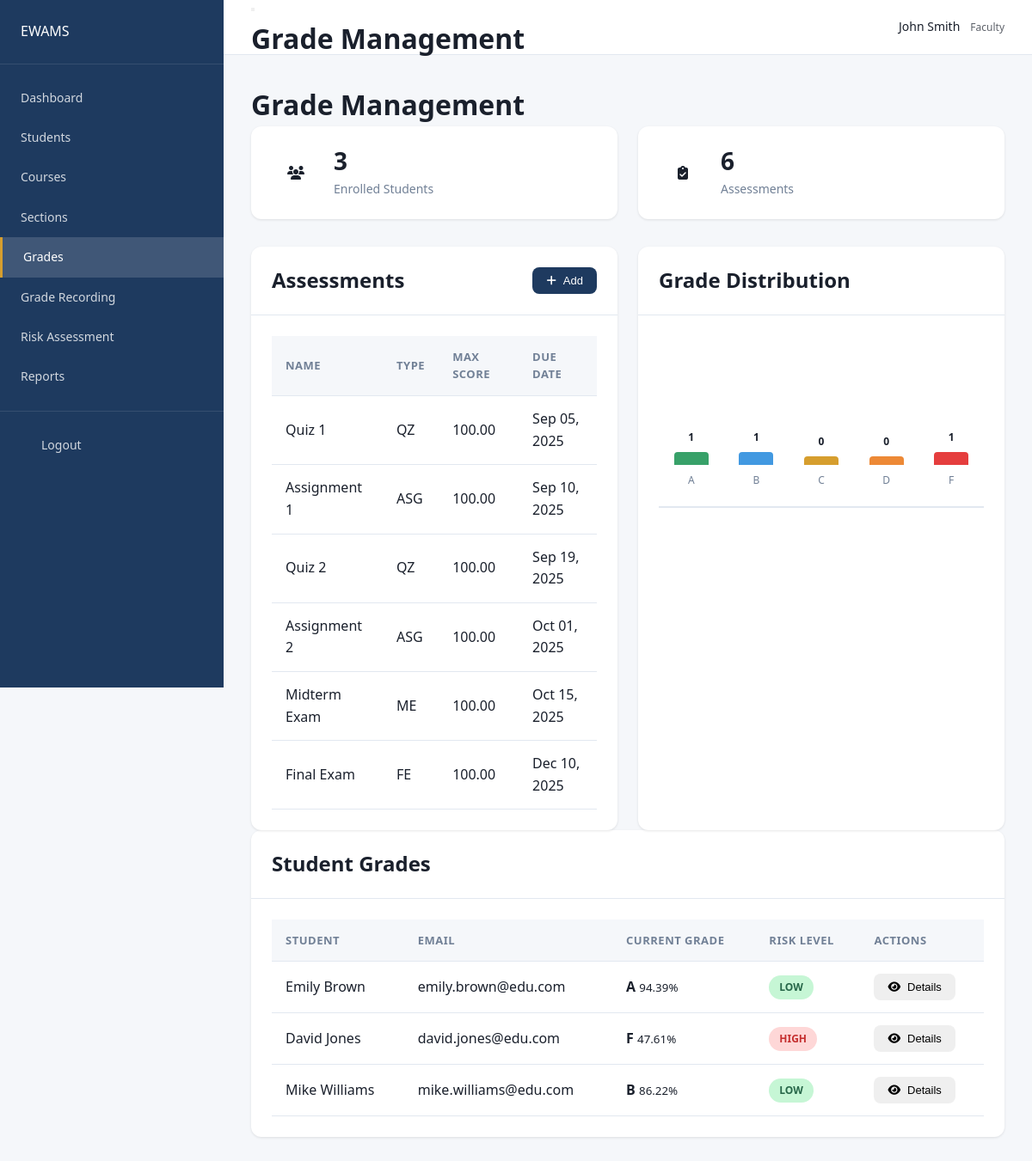
/grades?section_id=1 (signed in), run on the app's committed database.
### tables this page shows
CREATE TABLE `assessments` (
  `id` int NOT NULL AUTO_INCREMENT,
  `section_id` int NOT NULL,
  `assessment_type_id` int NOT NULL,
  `name` varchar(255) NOT NULL,
  `max_score` decimal(10,2) DEFAULT '100.00',
  `due_date` datetime DEFAULT NULL,
  `created_at` timestamp DEFAULT CURRENT_TIMESTAMP,
  PRIMARY KEY (`id`),
  KEY `section_id` (`section_id`),
  KEY `assessment_type_id` (`assessment_type_id`)
);

CREATE TABLE `assessment_types` (
  `id` int NOT NULL AUTO_INCREMENT,
  `name` varchar(100) NOT NULL,
  `abbreviation` varchar(20) DEFAULT NULL,
  `weight` decimal(5,2) DEFAULT '0.00',
  `created_at` timestamp DEFAULT CURRENT_TIMESTAMP,
  PRIMARY KEY (`id`)
);

CREATE TABLE `enrollments` (
  `id` int NOT NULL AUTO_INCREMENT,
  `student_id` int NOT NULL,
  `section_id` int NOT NULL,
  `enrollment_date` date NOT NULL,
  `status` enum('active','withdrawn','completed') DEFAULT 'active',
  `created_at` timestamp DEFAULT CURRENT_TIMESTAMP,
  PRIMARY KEY (`id`),
  UNIQUE KEY `unique_enrollment` (`student_id`, `section_id`),
  KEY `student_id` (`student_id`),
  KEY `section_id` (`section_id`)
);

CREATE TABLE `users` (
  `id` int NOT NULL AUTO_INCREMENT,
  `username` varchar(50) DEFAULT NULL,
  `email` varchar(255) NOT NULL,
  `password_hash` varchar(255) NOT NULL,
  `first_name` varchar(100) NOT NULL,
  `last_name` varchar(100) NOT NULL,
  `role` enum('administrator','faculty','advisor','student') NOT NULL,
  `phone` varchar(20) DEFAULT NULL,
  `avatar` varchar(255) DEFAULT NULL,
  `student_id` varchar(50) DEFAULT NULL,
  `program_id` int DEFAULT NULL,
  `is_active` tinyint(1) DEFAULT '1',
  `last_login` datetime DEFAULT NULL,
  `created_at` timestamp DEFAULT CURRENT_TIMESTAMP,
  `updated_at` timestamp DEFAULT CURRENT_TIMESTAMP ON UPDATE CURRENT_TIMESTAMP,
  PRIMARY KEY (`id`),
  UNIQUE KEY `email` (`email`),
  UNIQUE KEY `username` (`username`),
  KEY `role` (`role`),
  KEY `program_id` (`program_id`)
);

CREATE TABLE `risk_assessments` (
  `id` int NOT NULL AUTO_INCREMENT,
  `student_id` int NOT NULL,
  `term_id` int DEFAULT NULL,
  `risk_score` decimal(5,2) DEFAULT '0.00',
  `risk_level` enum('low','moderate','high') DEFAULT 'low',
  `attendance_score` decimal(5,2) DEFAULT '100.00',
  `grade_score` decimal(5,2) DEFAULT '100.00',
  `submission_score` decimal(5,2) DEFAULT '100.00',
  `late_score` decimal(5,2) DEFAULT '100.00',
  `calculated_at` timestamp DEFAULT CURRENT_TIMESTAMP,
  PRIMARY KEY (`id`),
  KEY `student_id` (`student_id`),
  KEY `term_id` (`term_id`)
);

### models/Grade.php (called while the page is built, shortened)
<?php
class Grade {
    private $db;
    public function __construct() {
        $this->db = getDB();
    }
    public function getAssessments($sectionId) {
        $stmt = $this->db->prepare("
            SELECT a.*, at.name as type_name, at.abbreviation, at.weight as type_weight
            FROM assessments a
            JOIN assessment_types at ON a.assessment_type_id = at.id
            WHERE a.section_id = ?
            ORDER BY a.due_date, a.name
        ");
        $stmt->execute([$sectionId]);
        return $stmt->fetchAll();
    }
    public function getGrades($studentId, $sectionId) {
        $stmt = $this->db->prepare("
            SELECT g.*, a.name as assessment_name, a.max_score, at.name as type_name, at.weight as type_weight
            FROM grades g
            JOIN assessments a ON g.assessment_id = a.id
            JOIN assessment_types at ON a.assessment_type_id = at.id
            JOIN enrollments e ON g.enrollment_id = e.id
            WHERE e.student_id = ? AND a.section_id = ?
            ORDER BY a.due_date, a.name
        ");
        $stmt->execute([$studentId, $sectionId]);
        return $stmt->fetchAll();
    }
    public function getStudentGrade($studentId, $sectionId) {
        $stmt = $this->db->prepare("
            SELECT id FROM enrollments
            WHERE student_id = ? AND section_id = ? AND status = 'active'
            LIMIT 1
        ");
        $stmt->execute([$studentId, $sectionId]);
        $enrollment = $stmt->fetch();
        $grades = $this->getGrades($studentId, $sectionId);
        $weightedSum = 0;
        $totalWeight = 0;
        foreach ($grades as $grade) {
            if ($grade['score'] !== null) {
                $percentage = ($grade['score'] / $grade['max_score']) * 100;
                $weight = $grade['type_weight'] ?? 1;
                $weightedSum += $percentage * $weight;
                $totalWeight += $weight;
            }
        }
        $total = $totalWeight > 0 ? round($weightedSum / $totalWeight, 2) : 0;
        return [
            'total' => $total,
            'letter' => $this->getLetterGrade($total),
            'items' => $grades
        ];
    }
    private function getLetterGrade($percentage) {
        if ($percentage >= 90) return 'A';
        if ($percentage >= 80) return 'B';
        return 'F';
    }
    public function getSectionGrades($sectionId) {
        $stmt = $this->db->prepare("
            SELECT u.id, u.first_name, u.last_name, u.email,
                   e.id as enrollment_id
            FROM enrollments e
            JOIN users u ON e.student_id = u.id
            WHERE e.section_id = ? AND e.status = 'active'
            ORDER BY u.last_name, u.first_name
        ");
        $stmt->execute([$sectionId]);
        return $stmt->fetchAll();
    }
    public function getGradeDistribution($sectionId) {
        $students = $this->getSectionGrades($sectionId);
        $distribution = ['A' => 0, 'B' => 0, 'C' => 0, 'D' => 0, 'F' => 0, 'N/A' => 0];
        foreach ($students as $student) {
            $grade = $this->getStudentGrade($student['id'], $sectionId);
            $distribution[$grade['letter']]++;
        }
        return $distribution;
    }
}

### config/config.php (called while the page is built, shortened)
<?php
function getDB() {
    static $pdo = null;
    if ($pdo === null) {
        try {
            $pdo = new PDO(
                "mysql:host=" . DB_HOST . ";dbname=" . DB_NAME . ";charset=utf8mb4",
                DB_USER,
                DB_PASS,
                [PDO::ATTR_ERRMODE => PDO::ERRMODE_EXCEPTION, PDO::ATTR_DEFAULT_FETCH_MODE => PDO::FETCH_ASSOC]
            );
        } catch (PDOException $e) {
            die("Database connection failed: " . $e->getMessage());
        }
    }
    return $pdo;
}

### controllers/GradeController.php (called while the page is built, shortened)
<?php
require_once __DIR__ . '/../config/config.php';
require_once __DIR__ . '/../models/Grade.php';
require_once __DIR__ . '/../models/Section.php';
$gradeModel = new Grade();
$sectionModel = new Section();
if (isset($_GET['section_id'])) {
    $sectionId = (int)$_GET['section_id'];
    $assessments = $gradeModel->getAssessments($sectionId);
    $students = $sectionModel->getEnrolledStudents($sectionId);
    $studentGrades = [];
    foreach ($students as $student) {
        $studentGrades[$student['id']] = $gradeModel->getStudentGrade($student['id'], $sectionId);
    }
    $gradeDistribution = $gradeModel->getGradeDistribution($sectionId);
}

### models/Section.php (called while the page is built, shortened)
<?php
class Section {
    private $db;
    public function __construct() {
        $this->db = getDB();
    }
    public function getEnrolledStudents($sectionId) {
        $stmt = $this->db->prepare("
            SELECT u.*, e.enrollment_date, e.status as enrollment_status,
                   ra.risk_score, ra.risk_level
            FROM enrollments e
            JOIN users u ON e.student_id = u.id
            LEFT JOIN risk_assessments ra ON u.id = ra.student_id
            WHERE e.section_id = ? AND e.status = 'active'
            ORDER BY u.last_name, u.first_name
        ");
        $stmt->execute([$sectionId]);
        return $stmt->fetchAll();
    }
}

### views/grades/index.php (the view, shortened to what this page needs)
<div class="page-content">
    <div class="page-header">
        <h1>Grade Management</h1>
    </div>
    <div class="stats-grid">
        <div class="stat-card">
            <div class="stat-icon blue">
                <i class="fas fa-users"></i>
            </div>
            <div class="stat-content">
                <h3><?php echo count($students); ?></h3>
                <p>Enrolled Students</p>
            </div>
        </div>
        <div class="stat-card">
            <div class="stat-icon green">
                <i class="fas fa-clipboard-check"></i>
            </div>
            <div class="stat-content">
                <h3><?php echo count($assessments); ?></h3>
                <p>Assessments</p>
            </div>
        </div>
    </div>
    <div class="grid-2">
        <div class="card">
            <div class="card-header">
                <h2>Assessments</h2>
                <button class="btn btn-primary btn-sm" onclick="openModal('createAssessmentModal')">
                    <i class="fas fa-plus"></i> Add
                </button>
            </div>
            <div class="card-body">
                <?php if (!empty($assessments)): ?>
                <table class="data-table">
                    <thead>
                        <tr>
                            <th>Name</th>
                            <th>Type</th>
                            <th>Max Score</th>
                            <th>Due Date</th>
                        </tr>
                    </thead>
                    <tbody>
                        <?php foreach ($assessments as $assessment): ?>
                        <tr>
                            <td><?php echo $assessment['name']; ?></td>
                            <td><?php echo $assessment['abbreviation']; ?></td>
                            <td><?php echo $assessment['max_score']; ?></td>
                            <td><?php echo $assessment['due_date'] ? date('M d, Y', strtotime($assessment['due_date'])) : 'N/A'; ?></td>
                        </tr>
                        <?php endforeach; ?>
                    </tbody>
                </table>
                <?php endif; ?>
            </div>
        </div>
        <div class="card">
            <div class="card-header">
                <h2>Grade Distribution</h2>
            </div>
            <div class="card-body">
                <div class="grade-distribution">
                    <?php foreach ($gradeDistribution as $letter => $count): ?>
                    <?php if ($count > 0 || $letter !== 'N/A'): ?>
                    <div class="grade-bar">
                        <div class="grade-bar-count"><?php echo $count; ?></div>
                        <div class="grade-bar-fill" style="height: <?php echo max(10, $count * 15); ?>px; background: <?php
                            echo $letter === 'A' ? '#38a169' : ($letter === 'B' ? '#4299e1' : ($letter === 'C' ? '#d69e2e' : ($letter === 'D' ? '#ed8936' : '#e53e3e')));
                        ?>;"></div>
                        <div class="grade-bar-label"><?php echo $letter; ?></div>
                    </div>
                    <?php endif; ?>
                    <?php endforeach; ?>
                </div>
            </div>
        </div>
    </div>
    <div class="card">
        <div class="card-header">
            <h2>Student Grades</h2>
        </div>
        <div class="card-body">
            <table class="data-table">
                <thead>
                    <tr>
                        <th>Student</th>
                        <th>Email</th>
                        <th>Current Grade</th>
                        <th>Risk Level</th>
                        <th>Actions</th>
                    </tr>
                </thead>
                <tbody>
                    <?php foreach ($students as $student):
                        $grade = $gradeModel->getStudentGrade($student['id'], $sectionId);
                    ?>
                    <tr>
                        <td><?php echo $student['first_name'] . ' ' . $student['last_name']; ?></td>
                        <td><?php echo $student['email']; ?></td>
                        <td>
                            <strong><?php echo $grade['letter']; ?></strong>
                            <small><?php echo $grade['total']; ?>%</small>
                        </td>
                        <td>
                            <?php if (isset($student['risk_level'])): ?>
                            <span class="risk-badge <?php echo $student['risk_level']; ?>">
                                <?php echo ucfirst($student['risk_level']); ?>
                            </span>
                            <?php else: ?>
                            <span class="risk-badge low">Low</span>
                            <?php endif; ?>
                        </td>
                        <td>
                            <button class="btn btn-sm btn-outline" onclick="viewStudentGrades(<?php echo $student['id']; ?>)">
                                <i class="fas fa-eye"></i> Details
                            </button>
                        </td>
                    </tr>
                    <?php endforeach; ?>
                </tbody>
            </table>
        </div>
    </div>
</div>

### public/css/styles.css (style rules this page uses)
:root { --primary: #1e3a5f; --primary-light: #2c5282; --secondary: #4a5568; --accent: #d69e2e; --success: #38a169; --warning: #d69e2e; --danger: #e53e3e; --bg: #f5f7fa; --card-bg: #ffffff; --text: #1a202c; --text-secondary: #718096; --border: #e2e8f0; --sidebar-width: 260px; --header-height: 64px; }
* { margin: 0; padding: 0; box-sizing: border-box; }
body { font-family: 'Segoe UI', Tahoma, Geneva, Verdana, sans-serif; background: var(--bg); color: var(--text); line-height: 1.6; }
.btn { display: inline-flex; align-items: center; justify-content: center; gap: 8px; padding: 12px 24px; border: none; border-radius: 8px; font-size: 15px; font-weight: 500; cursor: pointer; transition: all 0.2s; }
.btn-primary { background: var(--primary); color: white; }
.btn-sm { padding: 8px 16px; font-size: 13px; }
.page-content { padding: 32px; }
.card { background: var(--card-bg); border-radius: 12px; box-shadow: 0 1px 3px rgba(0, 0, 0, 0.1); overflow: hidden; }
.card-header { padding: 20px 24px; border-bottom: 1px solid var(--border); display: flex; align-items: center; justify-content: space-between; }
.card-body { padding: 24px; }
.stats-grid { display: grid; grid-template-columns: repeat(auto-fit, minmax(240px, 1fr)); gap: 24px; margin-bottom: 32px; }
.stat-card { background: var(--card-bg); border-radius: 12px; padding: 24px; box-shadow: 0 1px 3px rgba(0, 0, 0, 0.1); display: flex; align-items: center; gap: 16px; }
.stat-icon { width: 56px; height: 56px; border-radius: 12px; display: flex; align-items: center; justify-content: center; }
.stat-content h3 { font-size: 28px; font-weight: 700; line-height: 1.2; }
.stat-content p { font-size: 14px; color: var(--text-secondary); margin-top: 4px; }
.risk-badge { display: inline-flex; align-items: center; gap: 6px; padding: 6px 12px; border-radius: 20px; font-size: 13px; font-weight: 500; }
.risk-badge.low { background: rgba(56, 161, 105, 0.15); color: var(--success); }
.risk-badge.high { background: rgba(229, 62, 62, 0.15); color: var(--danger); }
.data-table { width: 100%; border-collapse: collapse; }
.data-table th, .data-table td { padding: 14px 16px; text-align: left; border-bottom: 1px solid var(--border); }
.data-table th { background: var(--bg); font-weight: 600; font-size: 13px; text-transform: uppercase; letter-spacing: 0.5px; color: var(--text-secondary); }
.grid-2 { display: grid; grid-template-columns: repeat(2, 1fr); gap: 24px; }
.grade-distribution { display: flex; align-items: flex-end; justify-content: space-around; height: 200px; padding: 20px 0; border-bottom: 2px solid var(--border); }
.grade-bar { display: flex; flex-direction: column; align-items: center; gap: 8px; }
.grade-bar-fill { width: 40px; background: var(--primary); border-radius: 4px 4px 0 0; transition: height 0.3s; }
.grade-bar-label { font-size: 12px; color: var(--text-secondary); }
.grade-bar-count { font-size: 12px; font-weight: 600; }
.risk-badge { padding: 4px 12px; border-radius: 20px; font-size: 12px; font-weight: 600; text-transform: uppercase; }
.risk-badge.high { background: #fed7d7; color: #c53030; }
.risk-badge.low { background: #c6f6d5; color: #276749; }

### data on the page
assessments: name "Quiz 1", assessment_type.abbreviation "QZ", max_score "100.00", due_date "Sep 05, 2025"
assessments: name "Assignment 1", assessment_type.abbreviation "ASG", max_score "100.00", due_date "Sep 10, 2025"
assessments: name "Quiz 2", assessment_type.abbreviation "QZ", max_score "100.00", due_date "Sep 19, 2025"
assessments: name "Assignment 2", assessment_type.abbreviation "ASG", max_score "100.00", due_date "Oct 01, 2025"
assessments: name "Midterm Exam", assessment_type.abbreviation "ME", max_score "100.00", due_date "Oct 15, 2025"
assessments: name "Final Exam", assessment_type.abbreviation "FE", max_score "100.00", due_date "Dec 10, 2025"
enrollments: student.first_name "Emily", student.last_name "Brown", student.email "emily.brown@edu.com", letter "A", total "94.39", risk_assessments.risk_level "LOW"
enrollments: student.first_name "David", student.last_name "Jones", student.email "david.jones@edu.com", letter "F", total "47.61", risk_assessments.risk_level "HIGH"
enrollments: student.first_name "Mike", student.last_name "Williams", student.email "mike.williams@edu.com", letter "B", total "86.22", risk_assessments.risk_level "LOW"

### other printed values
$pageTitle "Grade Management"
$_SESSION['first_name'] "John"
$_SESSION['last_name'] "Smith"
$_SESSION['role'] "Faculty"
count($students) "3"
count($assessments) "6"
$count "1"
$letter "A"
$letter "B"
$count "0"
$letter "C"
$letter "D"
$letter "F"
